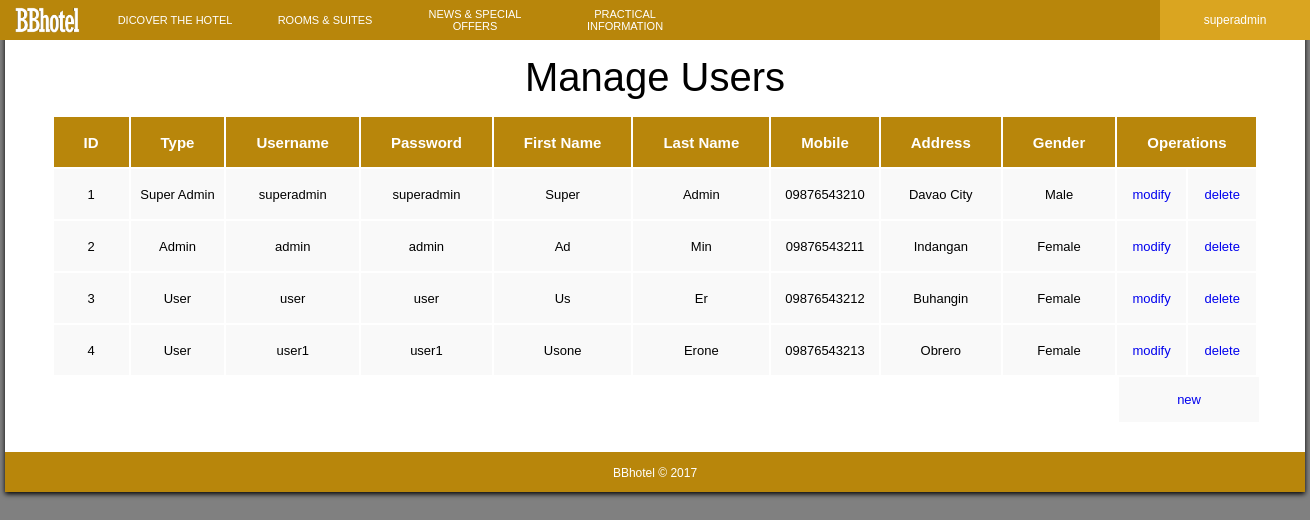
/superadmin.php (signed in), run on the app's committed database.
### tables this page shows
CREATE TABLE `users` (
  `id` int(11) NOT NULL AUTO_INCREMENT,
  `type` set('Super Admin','Admin','User') DEFAULT NULL,
  `username` varchar(10) DEFAULT NULL,
  `password` varchar(32) DEFAULT NULL,
  `fname` varchar(32) DEFAULT NULL,
  `lname` varchar(32) DEFAULT NULL,
  `mobile` varchar(32) DEFAULT NULL,
  `address` varchar(64) DEFAULT NULL,
  `gender` set('Female','Male') DEFAULT NULL,
  PRIMARY KEY (`id`)
);

### superadmin.php (the view, shortened to what this page needs)
<!DOCTYPE html>
<?php
    include 'connection.php';
?>
<html>
    <head>
        <link rel="stylesheet" href="css/superadmin-manage-users.css">
    </head>
    <body>
        <div class="navbar">
            <div class="logo">
                <a href="indexsa.php">
                    <img src="images/logo.png" width="75px;">
                </a>
            </div>
            <div class="menu">
                <div class="dropdown_content">
                    <button class="dropbutton">DICOVER THE HOTEL</button>
                </div>
                <div class="dropdown_content">
                    <button class="dropbutton">ROOMS & SUITES</button>
                </div>
                <div class="dropdown_content">
                    <button class="dropbutton">NEWS & SPECIAL OFFERS</button>
                </div>
                <div class="dropdown_content">
                    <button class="dropbutton">PRACTICAL INFORMATION</button>
                </div>
            </div>
            <div class="content_account_user">
                <button class="account_user" >
                    <?php
                        echo $_SESSION['username'];
                    ?>
                </button>
            </div>
        </div>
        <div id="content_con_login">
            <div id="content_login">
                <div id="managetext">Manage Users</div>
                <table align="center">
                    <tr height="50px">
                        <th align="center">ID</th>
                        <th align="center">Type</th>
                        <th align="center">Username</th>
                        <th align="center">Password</th>
                        <th align="center">First Name</th>
                        <th align="center">Last Name</th>
                        <th align="center">Mobile</th>
                        <th align="center">Address</th>
                        <th align="center">Gender</th>
                        <th colspan="2" align="center">Operations</th>
                    </tr>
                <?php
                $conn = new mysqli($server, $unm, $pwd, $db);
                $sql = "SELECT * FROM users";
                $result = $conn->query($sql);
                if ($result->num_rows > 0) {
                    while($row = $result->fetch_assoc()) {
                    ?>
                    <tr height="50px">
                        <td align="center"><?php echo $row["id"];?></td>
                        <td align="center"><?php echo $row["type"];?></td>
                        <td align="center"><?php echo $row["username"];?></td>
                        <td align="center"><?php echo $row["password"];?></td>
                        <td align="center"><?php echo $row["fname"];?></td>
                        <td align="center"><?php echo $row["lname"];?></td>
                        <td align="center"><?php echo $row["mobile"];?></td>
                        <td align="center"><?php echo $row["address"];?></td>
                        <td align="center"><?php echo $row["gender"];?></td>
                        <td align="center" width="50px"><a href="#">modify</a></td>
                        <td align="center" width="50px"><a href="#">delete</a></td>
                    </tr>
                    <?php
                    }
                } else {
                    ?>
                    <tr>
                         <td colspan="9" align="center"><?php echo "0 results";?></td>
                    </tr>
                    <?php
                }
                ?>
                </table>
                <div id="addrecord">
                    <a href="#">new</a>
                </div>
            </div>
            <div id="footer">
                BBhotel &copy 2017
            </div>
	   </div>
    </body>
</html>

### css/superadmin-manage-users.css (style rules this page uses)
body { margin: auto; background-color: gray; }
.navbar { position: fixed; height: 40px; width: 100%; background-color: darkgoldenrod; font-family: Arial; z-index: 1; }
.menu { position: absolute; top: 0px; left: 100px; }
.navbar a { float: left; font-size: 11px; color: white; text-align: center; text-decoration: none; }
.logo { position: absolute; left: 10px; top: 2px; }
.dropdown_content { float: left; overflow: hidden; }
.dropdown_content .dropbutton { font-size: 11px; border: none; outline: none; color: white; width: 150px; height: 40px; background-color: inherit; }
.content_account_user { float: right; overflow: hidden; }
.content_account_user .account_user { font-size: 12px; border: none; outline: none; color: white; width: 150px; height: 40px; background-color: goldenrod; }
#managetext { position: relative; width: 1300px; text-align: center; font-size: 40px; font-family: Arial; padding: 15px 0px; }
#content_con_login { position: relative; margin: auto; width: 1300px; box-shadow: 0px 2px 5px black; }
#content_login { position: relative; margin: auto; padding: 40px 0px 75px; width: 1300px; background-color: white; }
#content_login table { font-family: Arial; font-size: 13px; }
#content_login table tr th { padding: 0px 30px; font-size: 15px; background-color: darkgoldenrod; color: white; }
#content_login table tr td { background-color: #f9f9f9; }
#content_login table tr a { text-decoration: none; }
#addrecord { position: absolute; right: 46px; font-size: 13px; font-family: Arial; background-color: #f9f9f9; padding: 15px 58px; }
#addrecord a { text-decoration: none; }
#footer { position: relative; bottom: 0; margin: auto; height: 26px; width: 1300px; background-color: darkgoldenrod; text-align: center; padding-top: 14px; font-size: 12px; color: white; font-family: Arial; }

### data on the page
users: id "1", type "Super Admin", username "superadmin", password "superadmin", fname "Super", lname "Admin", mobile "09876543210", address "Davao City", gender "Male"
users: id "2", type "Admin", username "admin", password "admin", fname "Ad", lname "Min", mobile "09876543211", address "Indangan", gender "Female"
users: id "3", type "User", username "user", password "user", fname "Us", lname "Er", mobile "09876543212", address "Buhangin", gender "Female"
users: id "4", type "User", username "user1", password "user1", fname "Usone", lname "Erone", mobile "09876543213", address "Obrero", gender "Female"

### other printed values
$_SESSION['username'] "superadmin"
